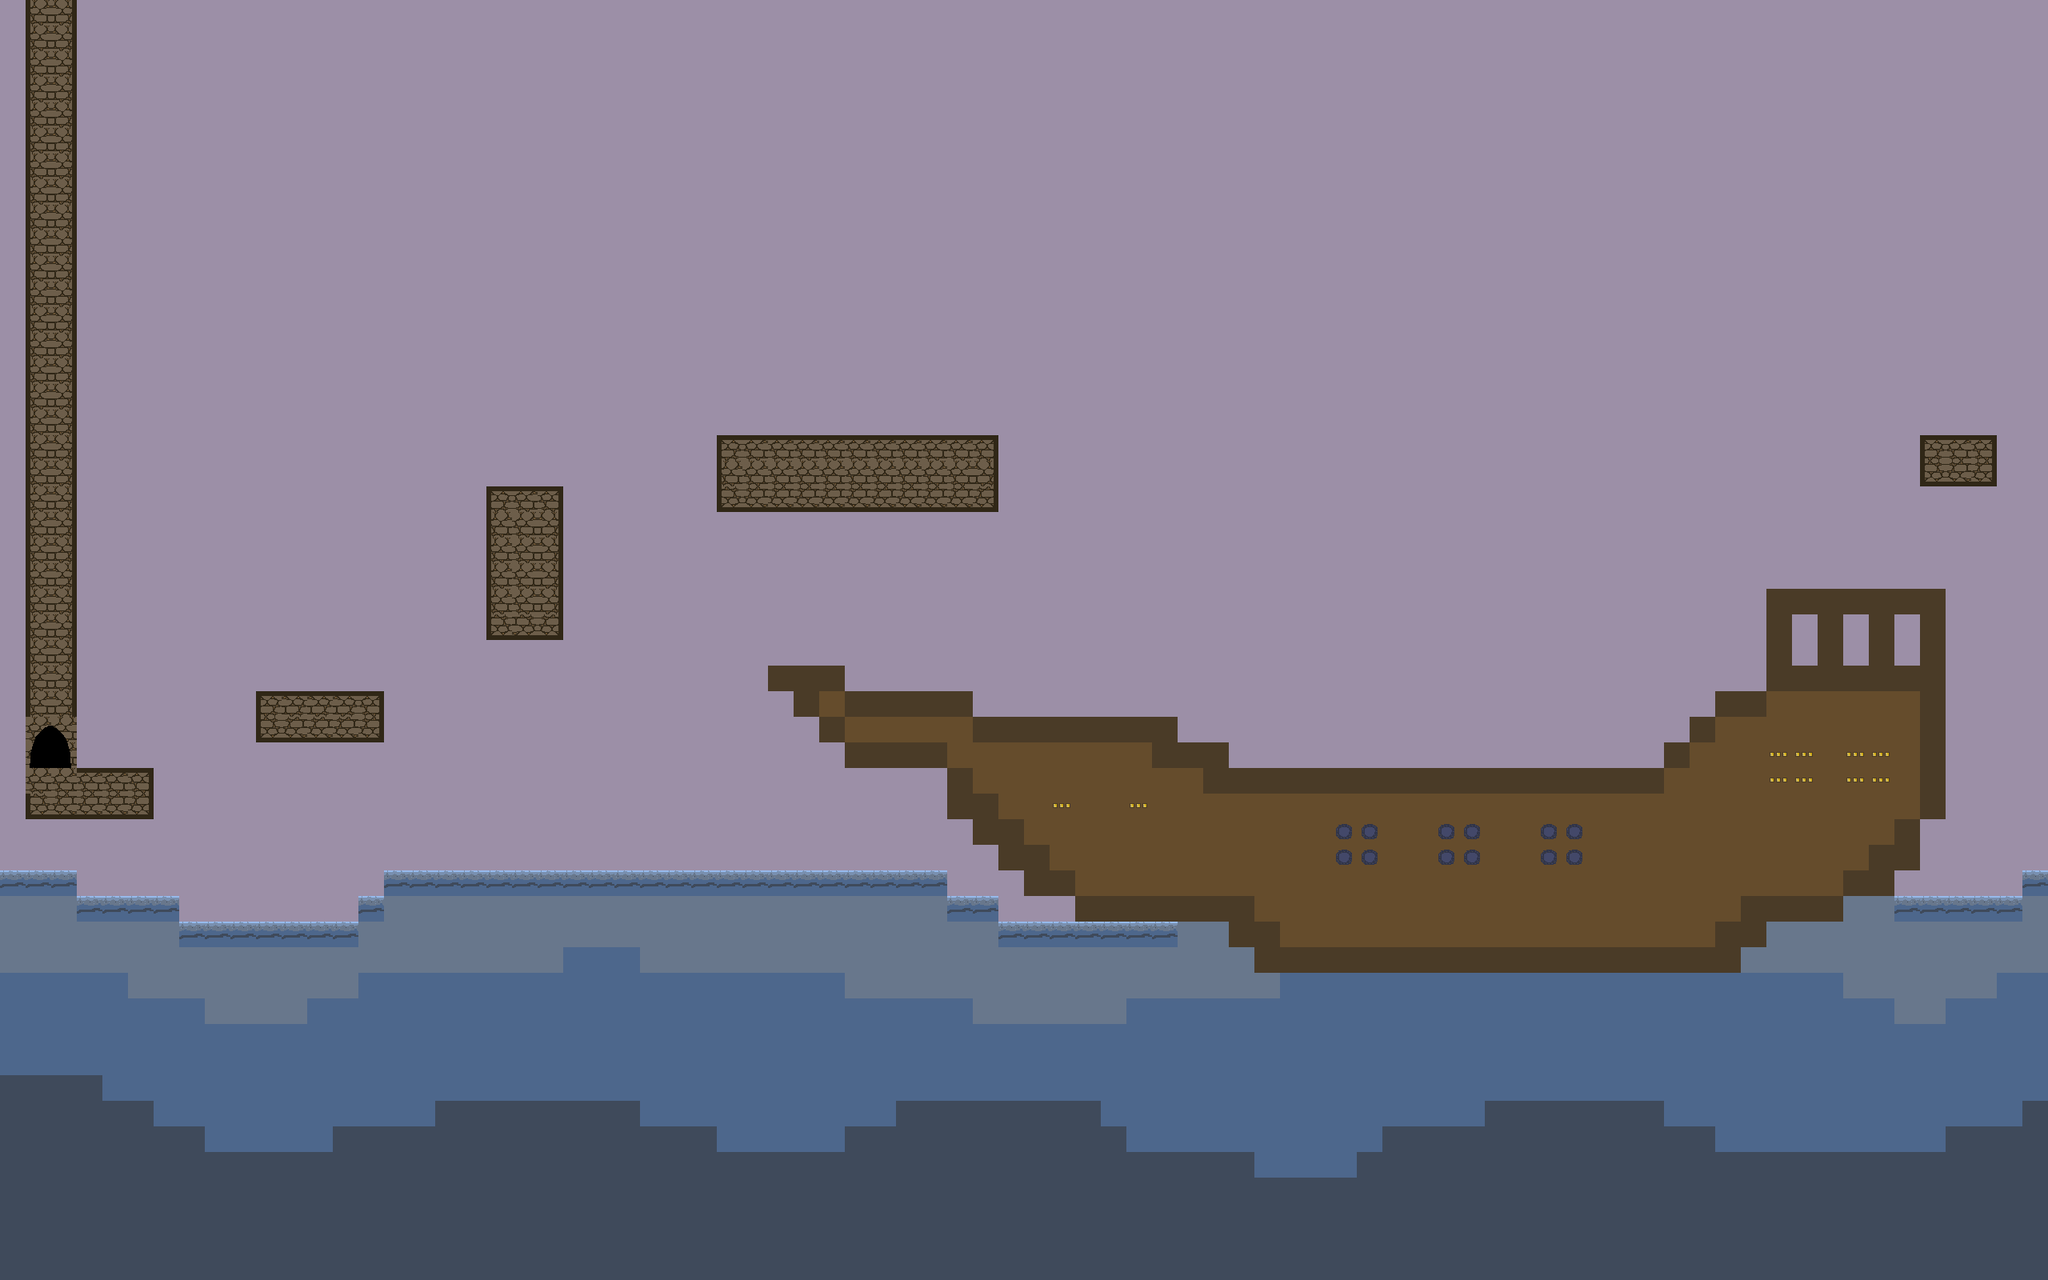

Tiled map render using the project's own tile images. Description and the map definition, with tile-layer contents summarised, below:
An orthogonal 80x50 tile map with 32x32 px tiles, 4 tile layers (Background, Lava, Collision, Door).

<map version="1.2" tiledversion="1.2.4" orientation="orthogonal" renderorder="right-down" width="80" height="50" tilewidth="32" tileheight="32" infinite="0" nextlayerid="6" nextobjectid="1">
 <tileset firstgid="1" name="tilesetcolor" tilewidth="32" tileheight="32" tilecount="49" columns="7">
  <image source="../tilesets/tilesetcolor.png" width="224" height="224" />
 </tileset>
 <layer id="4" name="Background" width="80" height="50">
  <data>[4000 cells, 4000 non-empty, 1 distinct tile ids]</data>
 </layer>
 <layer id="5" name="Lava" width="80" height="50">
  <data>[4000 cells, 1238 non-empty, 4 distinct tile ids]</data>
 </layer>
 <layer id="1" name="Collision" width="80" height="50">
  <data>[4000 cells, 479 non-empty, 8 distinct tile ids]</data>
 </layer>
 <layer id="3" name="Door" width="80" height="50">
  <data>[4000 cells, 4 non-empty, 4 distinct tile ids]</data>
 </layer>
</map>
